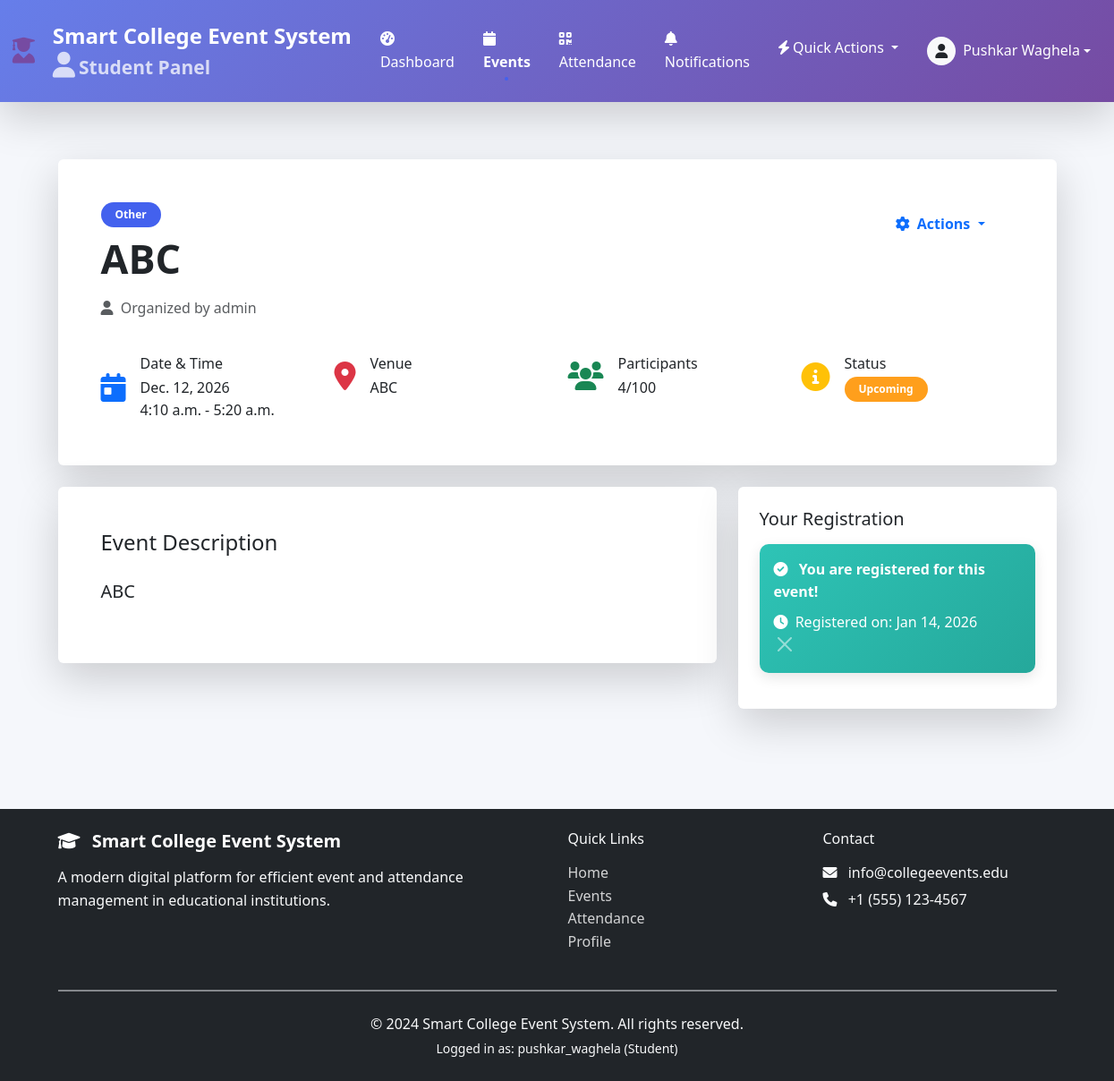
The page /events/EVYHXUBG1H/ (signed in) on the database its author committed.
### core/models.py (models this page shows, shortened)
class User(AbstractUser):
    ROLE_CHOICES = (
        ('admin', 'Administrator'),
        ('student', 'Student'),
        ('organizer', 'Event Organizer'),
    )
    role = models.CharField(max_length=20, choices=ROLE_CHOICES, default='student')
    student_id = models.CharField(max_length=20, blank=True, null=True, unique=True)
    department = models.CharField(max_length=100, blank=True)
    phone = models.CharField(max_length=15, blank=True)
    profile_picture = models.ImageField(upload_to='profiles/', blank=True, null=True)
    created_at = models.DateTimeField(auto_now_add=True)
    class Meta:
        ordering = ['-date_joined']

class Event(models.Model):
    STATUS_CHOICES = (
        ('draft', 'Draft'),
        ('upcoming', 'Upcoming'),
        ('ongoing', 'Ongoing'),
        ('completed', 'Completed'),
        ('cancelled', 'Cancelled'),
    )
    CATEGORY_CHOICES = (
        ('technical', 'Technical'),
        ('cultural', 'Cultural'),
        ('sports', 'Sports'),
        ('workshop', 'Workshop'),
        ('seminar', 'Seminar'),
        ('conference', 'Conference'),
        ('other', 'Other'),
    )
    event_id = models.CharField(max_length=20, unique=True, default=generate_event_id)
    title = models.CharField(max_length=200)
    description = models.TextField()
    category = models.CharField(max_length=50, choices=CATEGORY_CHOICES)
    venue = models.CharField(max_length=200)
    date = models.DateField()
    start_time = models.TimeField()
    end_time = models.TimeField()
    organizer = models.ForeignKey(User, on_delete=models.CASCADE, related_name='organized_events')
    max_participants = models.IntegerField(default=100)
    current_participants = models.IntegerField(default=0)
    status = models.CharField(max_length=20, choices=STATUS_CHOICES, default='upcoming')
    qr_code = models.ImageField(upload_to='qr_codes/', blank=True, null=True)
    qr_secret = models.CharField(max_length=100, blank=True, null=True)
    created_at = models.DateTimeField(auto_now_add=True)
    updated_at = models.DateTimeField(auto_now=True)
    @property
    def is_full(self):
        return self.current_participants >= self.max_participants

class EventRegistration(models.Model):
    registration_id = models.CharField(max_length=20, unique=True, default=generate_registration_id)
    event = models.ForeignKey(Event, on_delete=models.CASCADE, related_name='registrations')
    student = models.ForeignKey(User, on_delete=models.CASCADE, related_name='event_registrations')
    registration_date = models.DateTimeField(auto_now_add=True)
    attended = models.BooleanField(default=False)
    attendance_time = models.DateTimeField(blank=True, null=True)
    feedback = models.TextField(blank=True)
    rating = models.IntegerField(choices=[(i, i) for i in range(1, 6)], blank=True, null=True)
    class Meta:
        unique_together = ['event', 'student']
        ordering = ['-registration_date']

### core/views.py (the view)
# urls.py: path('events/<str:event_id>/', views.event_detail, name='event_detail'),
@login_required
def event_detail(request, event_id):
    event = get_object_or_404(Event, event_id=event_id)
    is_registered = EventRegistration.objects.filter(event=event, student=request.user).exists()
    registration = EventRegistration.objects.filter(event=event, student=request.user).first()
    attendees = EventRegistration.objects.filter(event=event, attended=True).select_related('student')
    can_edit = (request.user.role == 'admin') or (request.user == event.organizer)
    context = {
        'event': event,
        'is_registered': is_registered,
        'registration': registration,
        'attendees': attendees,
        'can_edit': can_edit,
    }
    return render(request, 'event_detail.html', context)

### templates/event_detail.html (shortened to what this page needs)
{% extends 'base.html' %}
{% load static %}
{% block content %}
<div class="container py-5">
    <div class="card border-0 shadow-lg mb-4">
        <div class="card-body p-5">
            <div class="d-flex justify-content-between align-items-start mb-4">
                <div>
                    <span class="badge bg-primary mb-2">{{ event.get_category_display }}</span>
                    <h1 class="hero-title">{{ event.title }}</h1>
                    <p class="text-muted">
                        <i class="fas fa-user me-1"></i> Organized by {{ event.organizer.get_full_name|default:event.organizer.username }}
                    </p>
                </div>
                <div class="dropdown">
                    <button class="btn btn-outline-primary dropdown-toggle" type="button" data-bs-toggle="dropdown">
                        <i class="fas fa-cog me-2"></i>Actions
                    </button>
                </div>
            </div>
            <div class="row g-4">
                <div class="col-md-3">
                    <div class="d-flex align-items-center">
                        <div class="me-3">
                            <i class="fas fa-calendar-day fa-2x text-primary"></i>
                        </div>
                        <div>
                            <h6 class="mb-1">Date & Time</h6>
                            <p class="mb-0">
                                {{ event.date }}<br>
                                {{ event.start_time }} - {{ event.end_time }}
                            </p>
                        </div>
                    </div>
                </div>
                <div class="col-md-3">
                    <div class="d-flex align-items-center">
                        <div class="me-3">
                            <i class="fas fa-map-marker-alt fa-2x text-danger"></i>
                        </div>
                        <div>
                            <h6 class="mb-1">Venue</h6>
                            <p class="mb-0">{{ event.venue }}</p>
                        </div>
                    </div>
                </div>
                <div class="col-md-3">
                    <div class="d-flex align-items-center">
                        <div class="me-3">
                            <i class="fas fa-users fa-2x text-success"></i>
                        </div>
                        <div>
                            <h6 class="mb-1">Participants</h6>
                            <p class="mb-0">
                                {{ event.current_participants }}/{{ event.max_participants }}
                            </p>
                        </div>
                    </div>
                </div>
                <div class="col-md-3">
                    <div class="d-flex align-items-center">
                        <div class="me-3">
                            <i class="fas fa-info-circle fa-2x text-warning"></i>
                        </div>
                        <div>
                            <h6 class="mb-1">Status</h6>
                            <p class="mb-0">
                                <span class="badge
                                    {% if event.status == 'upcoming' %}bg-warning
                                    {% elif event.status == 'ongoing' %}bg-success
                                    {% elif event.status == 'completed' %}bg-secondary
                                    {% else %}bg-danger{% endif %}">
                                    {{ event.get_status_display }}
                                </span>
                            </p>
                        </div>
                    </div>
                </div>
            </div>
        </div>
    </div>
    <div class="row">
        <div class="col-lg-8">
            <div class="card border-0 shadow-lg mb-4">
                <div class="card-body p-5">
                    <h4 class="mb-4">Event Description</h4>
                    <div class="lead">
                        {{ event.description|linebreaks }}
                    </div>
                </div>
            </div>
        </div>
        <div class="col-lg-4">
            <div class="card border-0 shadow-lg">
                <div class="card-body p-4">
                    <h5 class="mb-3">Your Registration</h5>
                    {% if is_registered %}
                    <div class="alert alert-success">
                        <i class="fas fa-check-circle me-2"></i>
                        <strong>You are registered for this event!</strong>
                        <p class="mb-0 mt-2">
                            <i class="fas fa-clock me-1"></i>
                            Registered on: {{ registration.registration_date|date:"M d, Y" }}
                        </p>
                    </div>
                    {% endif %}
                </div>
            </div>
        </div>
    </div>
</div>
{% endblock %}

### templates/base.html (shortened to what this page needs)
{% load static %}
<!DOCTYPE html>
<html lang="en">
<head>
    <link rel="stylesheet" href="https://cdn.jsdelivr.net/npm/bootstrap@5.3.2/dist/css/bootstrap.min.css">
    <link rel="stylesheet" href="https://cdnjs.cloudflare.com/ajax/libs/font-awesome/6.4.0/css/all.min.css">
    <link rel="stylesheet" href="https://cdnjs.cloudflare.com/ajax/libs/animate.css/4.1.1/animate.min.css">
    <link rel="stylesheet" href="{% static 'style.css' %}">
    <link rel="stylesheet" href="https://unpkg.com/leaflet@1.9.4/dist/leaflet.css" />
    <link rel="stylesheet" href="https://cdn.jsdelivr.net/npm/apexcharts@3.41.0/dist/apexcharts.css" />
    <link rel="stylesheet" href="https://cdn.jsdelivr.net/npm/sweetalert2@11/dist/sweetalert2.min.css">
    <link rel="stylesheet" href="https://cdnjs.cloudflare.com/ajax/libs/font-awesome/6.0.0/css/all.min.css">
</head>
<body>
    <nav class="navbar navbar-expand-lg navbar-dark role-nav shadow-lg">
        <div class="container-fluid">
            <a class="navbar-brand d-flex align-items-center" href="/">
                <i
                    class="fas {% if user.role == 'admin' or user.is_staff %}fa-user-shield{% elif user.role == 'student' %}fa-user-graduate{% elif user.role == 'organizer' %}fa-calendar-alt{% else %}fa-graduation-cap{% endif %} me-2 role-icon"></i>
                <div>
                    <div>Smart College Event System</div>
                    {% if user.is_authenticated %}
                    <small class="d-block opacity-75">
                        {% if user.role == 'admin' or user.is_staff %}
                        <i class="fas fa-shield-alt me-1"></i>Administrator Panel
                        {% elif user.role == 'student' %}
                        <i class="fas fa-user me-1"></i>Student Panel
                        {% elif user.role == 'organizer' %}
                        <i class="fas fa-calendar-alt me-1"></i>Organizer Panel
                        {% else %}
                        <i class="fas fa-user me-1"></i>User Panel
                        {% endif %}
                    </small>
                    {% endif %}
                </div>
            </a>
            <div class="collapse navbar-collapse" id="navbarMain">
                {% if user.is_authenticated %}
                <ul class="navbar-nav me-auto">
                    <li class="nav-item">
                        <a class="nav-link" href="{% url 'dashboard' %}">
                            <i class="fas fa-tachometer-alt me-1"></i>Dashboard
                        </a>
                    </li>
                    <li class="nav-item">
                        <a class="nav-link" href="{% url 'events' %}">
                            <i class="fas fa-calendar me-1"></i>Events
                        </a>
                    </li>
                    <li class="nav-item">
                        <a class="nav-link" href="{% url 'attendance' %}">
                            <i class="fas fa-qrcode me-1"></i>Attendance
                        </a>
                    </li>
                    {% if user.role == 'student' %}
                    <li class="nav-item">
                        <a class="nav-link" href="{% url 'notifications' %}">
                            <i class="fas fa-bell me-1"></i>Notifications
                        </a>
                    </li>
                    {% endif %}
                </ul>
                <ul class="navbar-nav ms-auto">
                    <li class="nav-item dropdown">
                        <a class="nav-link dropdown-toggle" href="#" role="button" data-bs-toggle="dropdown">
                            <i class="fas fa-bolt me-1"></i>Quick Actions
                        </a>
                    </li>
                    <li class="nav-item dropdown">
                        <a class="nav-link dropdown-toggle d-flex align-items-center" href="#" role="button"
                            data-bs-toggle="dropdown">
                            {% if user.profile_picture %}
                            <img src="{{ user.profile_picture.url }}" alt="Profile" class="rounded-circle me-2"
                                style="width: 32px; height: 32px; object-fit: cover;">
                            {% else %}
                            <div class="bg-light text-dark rounded-circle d-flex align-items-center justify-content-center me-2"
                                style="width: 32px; height: 32px;">
                                <i class="fas fa-user"></i>
                            </div>
                            {% endif %}
                            <div>
                                <div>{{ user.get_full_name|default:user.username }}</div>
                            </div>
                        </a>
                    </li>
                </ul>
                {% endif %}
            </div>
        </div>
    </nav>
    <main class="{% if user.is_authenticated and user.role == 'student' %}mb-5 pb-3{% endif %}">
        {% block content %}{% endblock %}
    </main>
    <footer class="footer bg-dark text-light mt-5 py-4">
        <div class="container">
            <div class="row">
                <div class="col-md-6">
                    <h5 class="mb-3">
                        <i class="fas fa-graduation-cap me-2"></i>
                        Smart College Event System
                    </h5>
                    <p class="text-light-50 mb-0">
                        A modern digital platform for efficient event and attendance management in educational
                        institutions.
                    </p>
                </div>
                <div class="col-md-3">
                    <h6 class="mb-3">Quick Links</h6>
                    <ul class="list-unstyled">
                        <li><a href="/" class="text-light-50 text-decoration-none">Home</a></li>
                        <li><a href="{% url 'events' %}" class="text-light-50 text-decoration-none">Events</a></li>
                        <li><a href="{% url 'attendance' %}" class="text-light-50 text-decoration-none">Attendance</a>
                        </li>
                        {% if user.is_authenticated %}
                        <li><a href="{% url 'profile' %}" class="text-light-50 text-decoration-none">Profile</a></li>
                        {% endif %}
                    </ul>
                </div>
                <div class="col-md-3">
                    <h6 class="mb-3">Contact</h6>
                    <p class="text-light-50 mb-1">
                        <i class="fas fa-envelope me-2"></i> info@collegeevents.edu
                    </p>
                    <p class="text-light-50 mb-0">
                        <i class="fas fa-phone me-2"></i> +1 (555) 123-4567
                    </p>
                </div>
            </div>
            <hr class="bg-secondary my-4">
            <div class="text-center text-light-50">
                <p class="mb-0">© 2024 Smart College Event System. All rights reserved.</p>
                <small class="d-block mt-1">
                    {% if user.is_authenticated %}
                    Logged in as: {{ user.username }} ({{ user.get_role_display }})
                    {% else %}
                    Please login to access all features
                    {% endif %}
                </small>
            </div>
        </div>
    </footer>
</body>
</html>

### rows shown on the page
User: get_full_name "Pushkar Waghela", username "pushkar_waghela", role "Student"
Event: category "Other", title "ABC", organizer.get_full_name "admin", date "Dec. 12, 2026", start_time "4:10 a.m.", end_time "5:20 a.m.", venue "ABC", current_participants "4", max_participants "100", status "Upcoming", description "ABC"
EventRegistration: registration_date "Jan 14, 2026"
